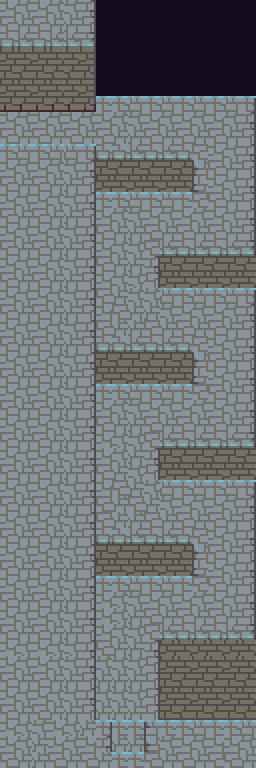

This is a level from a 2D game, rendered from its Tiled map with the project's own tilesets. A one-line summary and the map file follow, with tile-layer data summarised:
An orthogonal 16x48 tile map with 16x16 px tiles, 4 tile layers (Tile Layer 1, Tile Layer 2, top, ...), 3 tilesets and 16 objects.

<map version="1.0" tiledversion="1.0.3" orientation="orthogonal" renderorder="right-up" width="16" height="48" tilewidth="16" tileheight="16" nextobjectid="21">
 <tileset firstgid="1" source="4.tsx" />
 <tileset firstgid="961" source="untitled.tsx" />
 <tileset firstgid="1729" source="3.tsx" />
 <layer name="Tile Layer 1" width="16" height="48">
  <data>[768 cells, 736 non-empty, 4 distinct tile ids]</data>
 </layer>
 <layer name="Tile Layer 2" width="16" height="48">
  <data>[768 cells, 390 non-empty, 18 distinct tile ids]</data>
 </layer>
 <layer width="16" height="48">
  <data>[768 cells, 334 non-empty, 26 distinct tile ids]</data>
 </layer>
 <layer name="top" width="16" height="48">
  <data>[768 cells, 0 non-empty, 0 distinct tile ids]</data>
 </layer>
 <objectgroup name="blockObj">
  <object id="1" x="-11.6667" y="89.667" width="106.333" height="21" />
  <object id="3" x="84" y="79.667" width="181.667" height="15.5" />
  <object id="5" x="-19.5" y="102" width="19" height="61" />
  <object id="6" x="-11.6665" y="145.5" width="106.333" height="21" />
  <object id="7" x="87.5" y="160.5" width="103.5" height="30.5" />
  <object id="8" x="160.25" y="256.75" width="106.5" height="30.5" />
  <object id="9" x="84.9167" y="352.795" width="106" height="30.5" />
  <object id="10" x="160.25" y="449.295" width="106" height="30.5" />
  <object id="11" x="82.5833" y="545.129" width="109" height="30.5" />
  <object id="12" x="159.917" y="641.129" width="98.5" height="94" />
  <object id="14" x="256.5" y="73" width="25" height="550.5" />
  <object id="15" x="68" y="184.75" width="25" height="550" />
  <object id="16" x="91.0833" y="720.667" width="19.75" height="35.75" />
  <object id="17" x="146.083" y="720.417" width="21.5" height="33.5" />
  <object id="18" x="96.0833" y="752.417" width="72.25" height="13.75" />
 </objectgroup>
 <objectgroup name="finishBlock">
  <object id="19" x="112.916" y="689.417" width="29.3333" height="30" />
 </objectgroup>
</map>
